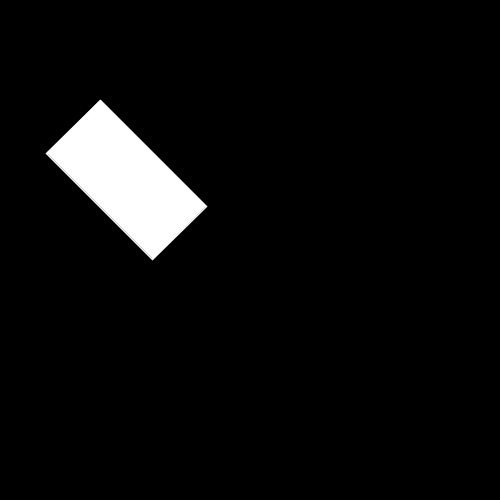
Frame 1 (no input)
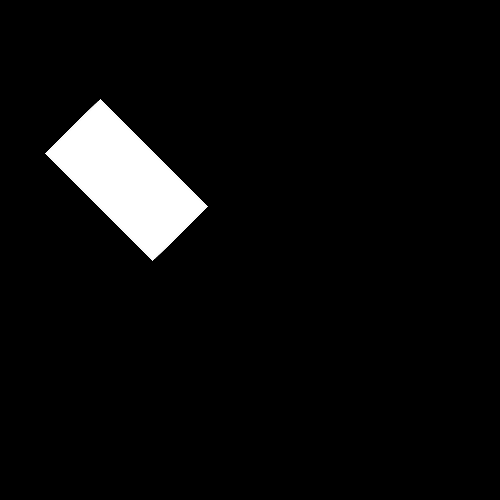
Frame 60 (the mouse pressed at the canvas centre just before this capture)
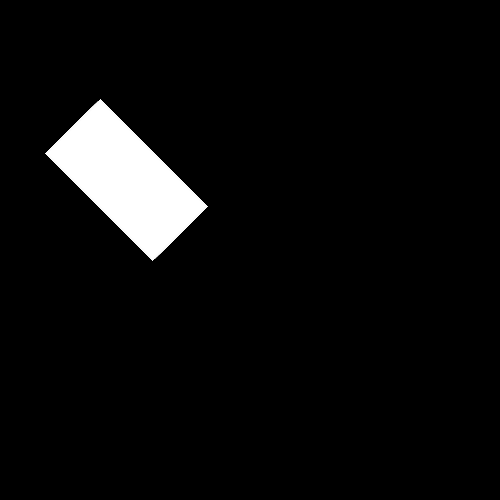
Frame 120 (the mouse held since frame 60 and released just before this capture)

The Processing sketch that drew these frames (run headless with seeded random() and noise(); from frame 60 on, the mouse is pressed at the canvas centre):

// Processing sketch: sketch_14_1_basic_translate_rotate_scale
// ── sketch_14_1_basic_translate_rotate_scale.pde
void setup() {
  size(500, 500);
  background(0);
  stroke(250);
  fill(255);
}

void draw() {

  translate(100, 100); //move the origin from (0,0) to (10,10)
  //translate (mouseX,mouseY);
  rotate (PI/4); //rotate the rectangle 45 degrees clockwise
  //float rad = radians(45);
  //rotate(rad);
  scale (1.5); //scale up 1.5 times
  rect(0, 0, 100, 50);
}
